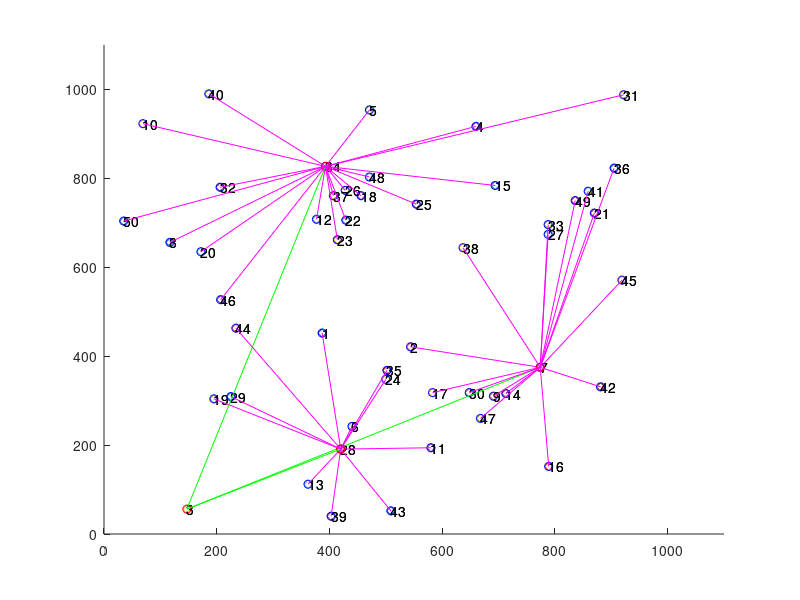
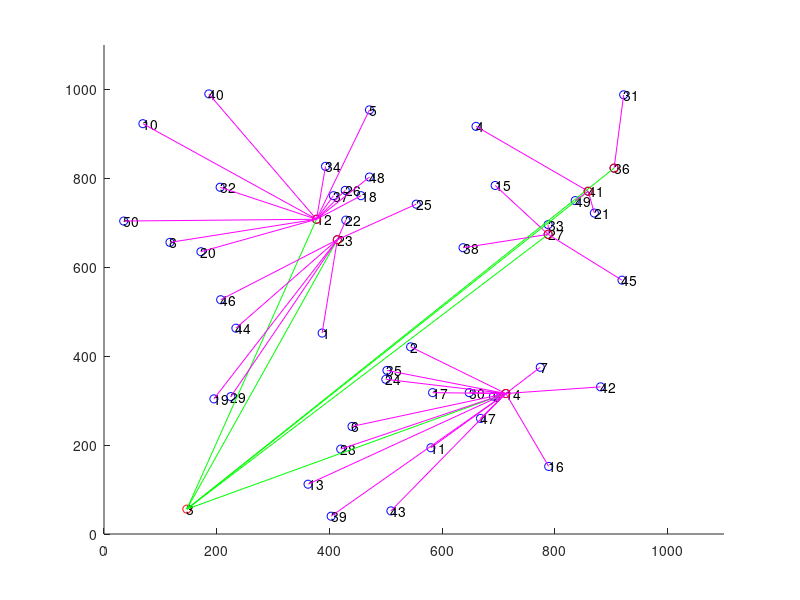
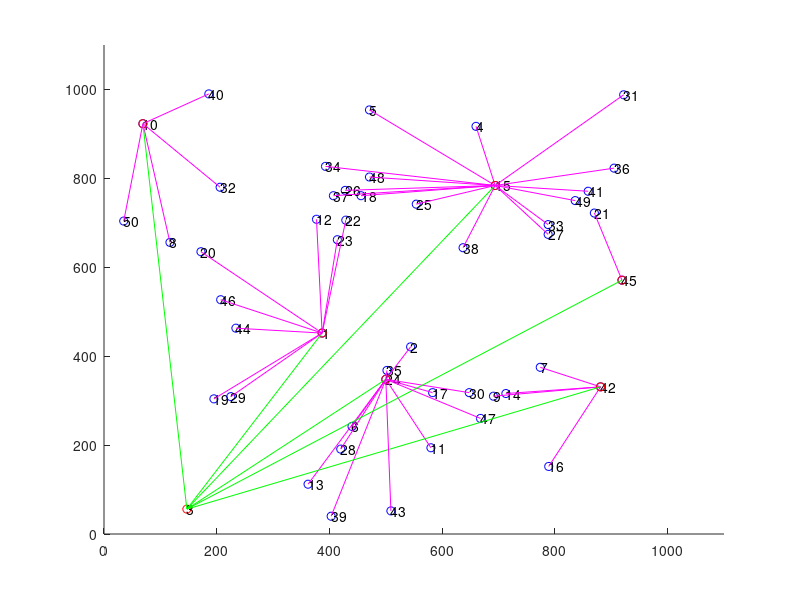
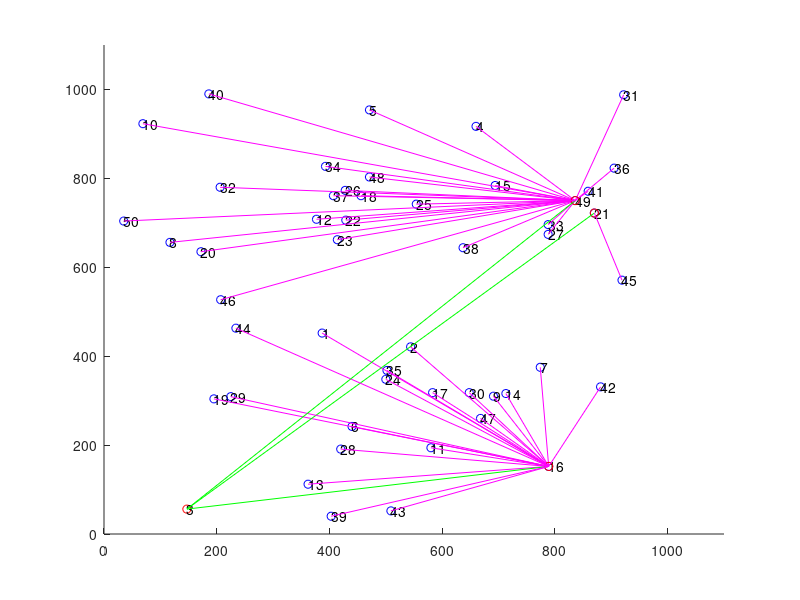

Recreate these plots in MATLAB, in order.
clc;
clear all;
close all;

data = load("lab1data.txt");
x = data(:,1);
y = data(:,2);
[n,m] = size(data);
for i=1:n
    c = num2str(i);
    scatter(x(i),y(i),'d');
    text(x(i),y(i),c);
    hold on;
end
SN.x = x(3);
SN.y = y(3);% 汇聚节点
x = [x(1:2);x(4:n)];
y = [y(1:2);y(4:n)];
roud=[];

childmean=[];
childvar=[];
headall=[];
% for times=1:50
Eo=1; % J
Eelec=50*10^(-9); % J/bit
ETx=Eelec; % J/bit
ERx=Eelec; % J/bit
% Transmit Amplifier Types %
Eamp=10*10^(-12); % J/bit/m^2
% Data Aggregation Energy %
EDA=5*10^(-9); % J/bit

k=1024; % 每次传输的bit数

p=0.08;% 簇首占比
type = zeros(1,n-1);% 0 簇节点；1 簇首
cluster = zeros(1,n-1);% 节点归属的簇
dtch = zeros(1,n-1);% 当成为簇节点时，离它的簇首的距离
dts = zeros(1,n-1);% 当成为簇首时，离SN的距离
times = zeros(1,n-1);% 有几次被选为簇首
rleft = zeros(1,n-1);% 每个节点离下次选举剩下的轮数
op = zeros(1,n-1);% 可操作标志
E = Eo*ones(1,n-1);% 节点初始能量（J）
dead_nodes = 0;% 死亡节点数
alive = ones(1,n-1);% 0 节点已经死亡
r = 1;% 当前轮数
rmax = zeros(1,n-1);% 节点运行的最大轮数
rnd = zeros(1,n-1);
alive_nodes = [49];

while dead_nodes<n-1
    t=(p/(1-p*(mod(r,1/p))));% 阈值
    tleft=mod(r,round(1/p));
    numCLheads = 0;
    rdatach = zeros(1,n-1);% 簇首接收到的数据量
    
    for i=1:n-1
        cluster(i) = 0;
        type(i) = 0;
        if rleft(i)>0
           rleft(i)=rleft(i)-1;
        end
        if E(i)>0 && rleft(i)==0
            tmp=rand;	
            if tmp< t
                type(i) = 1;
                rleft(i)=round(1/p)-tleft;% 更新到下次选举轮数
                numCLheads=numCLheads+1;% 簇首数加1
                cluster(i)=numCLheads;% 记录下簇首序号
                dts(i)=sqrt((SN.x-x(i))^2 + (SN.y-y(i))^2);
            end
        end
    end
    
    CLheads = find(type==1);% 找出簇首集合
    
    if size(CLheads,2)~=0 % 如果选举出新的簇首，更新簇首信息,计算能量损耗
        figure(r)
%     for pp=1:10
        headall=[headall,size(CLheads,2)];
        childtmp=zeros(1,size(CLheads,2));
        if size(find(E<=0),2)>=49
            break;
        end
        for i=1:n-1
            if  type(i)==0 && E(i)>0
                dtmp = [];
                for m=1:size(CLheads,2)
                    dtmp=[dtmp,sqrt((x(CLheads(m))-x(i))^2 + (y(CLheads(m))-y(i))^2)];
                end
            [v,idx]=min(dtmp(:));% 找到离当前簇节点最近的簇首
            cluster(i)=idx; % 声明属于该簇(第几号簇)
            childtmp(idx)=childtmp(idx)+1;
            dtch(i)= v; % 更新距离
            end
        end
        if sum(childtmp)~=0
            childmean=[childmean,mean(childtmp)];
            childvar=[childvar,var(childtmp)];
        else
            alive;
        end
        for i=1:n-1
            if alive(i)==1 && type(i)==0 % 计算簇节点能量损耗
                if E(i)>0
                    if dtch(i)<=inf
                        ETx=(Eelec + Eamp*dtch(i)^2)*k;
                        E(i)=E(i)-ETx;
                    else
                        ETx=(Eelec + Eamp*dtch(i)^4)*k;
                        E(i)=E(i)-ETx;
                    end

                    if E(CLheads(cluster(i)))>0 && alive(CLheads(cluster(i)))==1 % 计算簇首能量损耗
                        ERx=(Eelec + EDA)*k;
                        E(CLheads(cluster(i)))=E(CLheads(cluster(i))) - ERx;
                        rdatach(CLheads(cluster(i))) = rdatach(CLheads(cluster(i)))+k;
                        if E(CLheads(cluster(i)))<=0  % 如果簇首在接收后死亡
                            alive(CLheads(cluster(i)))=0;
                            dead_nodes = dead_nodes +1;
                            rmax(CLheads(cluster(i)))=r;
                            dead_nodes=dead_nodes +1;
                        end
                    end
                end

                if E(i)<=0 % 如果簇节点在发送后死亡
                    alive(i) = 0;
                    dead_nodes = dead_nodes +1;
                    cluster(i) = -1;
                    rmax(i) = r;
                end
            end
        end

        for i = CLheads % 簇首与汇聚节点通信
            if alive(i)==1
                    if sqrt((x(i)-SN.x)^2+(y(i)-SN.y)^2)<=inf
                        ETx = (Eelec+EDA+Eamp*((x(i)-SN.x)^2+(y(i)-SN.y)^2))*((rdatach(i)+k)*0.3);
                        E(i)=E(i) - ETx;
                    else
                        ETx = (Eelec+EDA+Eamp*((x(i)-SN.x)^2+(y(i)-SN.y)^2)^2)*((rdatach(i)+k)*0.3);
                        E(i)=E(i) - ETx;
                    end
                if E(CLheads(cluster(i)))<=0  % 如果簇首在发射后死亡
                    alive(i) = 0;
                    rmax(i) = r;
                    dead_nodes = dead_nodes + 1;
                end
            end
        end
        r=r+1;    
%     end
                % 画图
%%%%%%%%%%%%%%%%%%
        for i=1:n-1
            if i>=3
                c = num2str(i+1);
            else
                c = num2str(i);
            end
            scatter(x(i),y(i),'b');
            text(x(i),y(i),c);
            hold on;
        end
        scatter(SN.x,SN.y,'r');
        text(SN.x,SN.y,'3');
        hold on;
        for i=1:n-1
            curCH=cluster(i);
            if alive(i)==0||type(i)==-2
                scatter(x(i),y(i),'k');
                hold on;
            end
            if type(i)==0
                plot([x(i),x(CLheads(curCH))],[y(i),y(CLheads(curCH))],'m');
                hold on;
            elseif type(i)==1
                scatter(x(i),y(i),'r');
                plot([x(i),SN.x],[y(i),SN.y],'g');
                hold on;
            end
        end
        xlim([0 1100])
        ylim([0 1100])
%%%%%%%%%%%%%%%%%%
    end
    alive_nodes = [alive_nodes, n-1-dead_nodes];
    if r==5
        break;
    end
end
% figure(2)
% plot(0:size(alive_nodes,2)-1,alive_nodes)
% ylabel("存活节点数")
% xlabel("轮数")
% xlim([0 r])
% ylim([0 n])